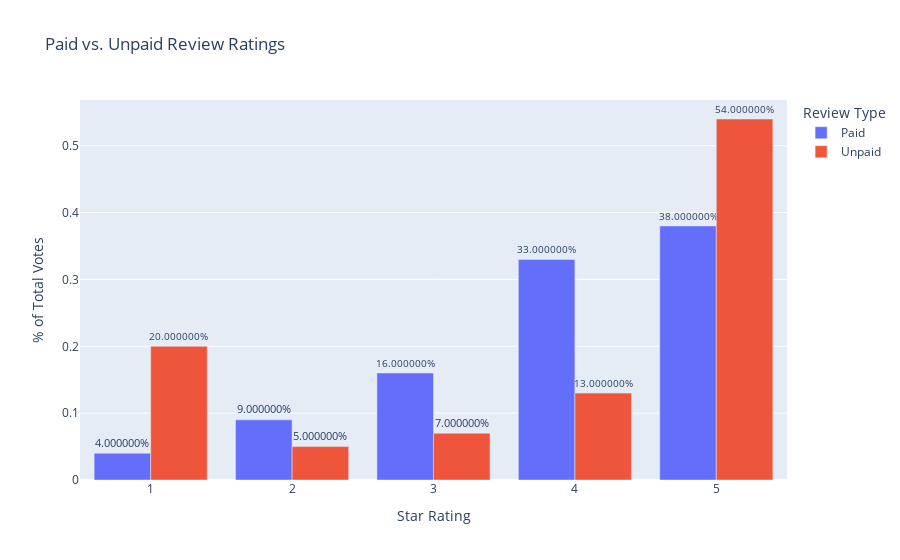

Notebook cell for this chart:
### Markdown cell above
### Plotting

### Code cell
# Clustered Bar Chart
fig = px.bar(grouped_df, x='star_rating', y='percent_votes', color='review_type', barmode='group',
            labels={'star_rating' : 'Star Rating',
                   'percent_votes': '% of Total Votes',
                   'review_type': 'Review Type'},
            title='Paid vs. Unpaid Review Ratings',
            text='percent_votes')
fig.update_traces(texttemplate='%{text:%}', textposition='outside')

# Save image
fig.write_image("Resources/clustered_bar.png")

# Display figure
fig.show()

### Figure 1 — Plotly figure (JSON) as saved in the notebook; plotly's stock layout.template omitted (floating-point values rounded to 4 significant figures)
{"data": [{"alignmentgroup": "True", "hovertemplate": "Review Type=Paid<br>Star Rating=%{x}<br>% of Total Votes=%{text}<extra></extra>", "legendgroup": "Paid", "marker": {"color": "#636efa"}, "name": "Paid", "offsetgroup": "Paid", "orientation": "v", "showlegend": true, "text": [0.04, 0.09, 0.16, 0.33, 0.38], "textposition": "outside", "texttemplate": "%{text:%}", "type": "bar", "x": [1, 2, 3, 4, 5], "xaxis": "x", "y": [0.04, 0.09, 0.16, 0.33, 0.38], "yaxis": "y"}, {"alignmentgroup": "True", "hovertemplate": "Review Type=Unpaid<br>Star Rating=%{x}<br>% of Total Votes=%{text}<extra></extra>", "legendgroup": "Unpaid", "marker": {"color": "#EF553B"}, "name": "Unpaid", "offsetgroup": "Unpaid", "orientation": "v", "showlegend": true, "text": [0.2, 0.05, 0.07, 0.13, 0.54], "textposition": "outside", "texttemplate": "%{text:%}", "type": "bar", "x": [1, 2, 3, 4, 5], "xaxis": "x", "y": [0.2, 0.05, 0.07, 0.13, 0.54], "yaxis": "y"}], "layout": {"barmode": "group", "legend": {"title": {"text": "Review Type"}, "tracegroupgap": 0}, "title": {"text": "Paid vs. Unpaid Review Ratings"}, "xaxis": {"anchor": "y", "domain": [0, 1], "title": {"text": "Star Rating"}}, "yaxis": {"anchor": "x", "domain": [0, 1], "title": {"text": "% of Total Votes"}}}}
